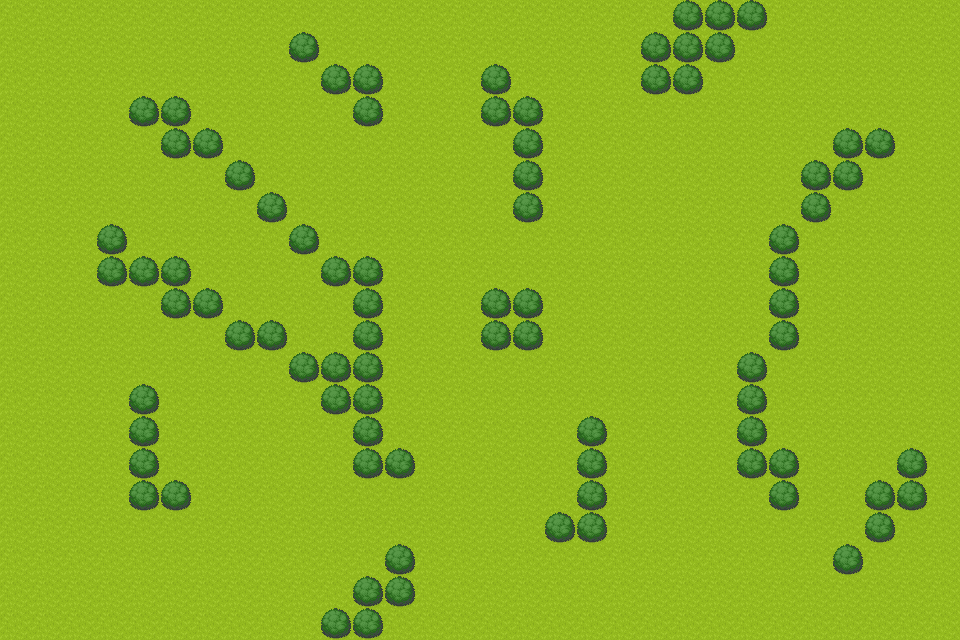

The image is a tile-based game level rendered from a .tmx file. Its description and complete source (layers, tilesets, objects, tile grids) follow:
An orthogonal 30x20 tile map with 32x32 px tiles, 2 tile layers (Calque de Tuiles 1, walls).

<map version="1.10" tiledversion="1.11.2" orientation="orthogonal" renderorder="right-down" width="30" height="20" tilewidth="32" tileheight="32" infinite="0" nextlayerid="3" nextobjectid="1">
 <tileset firstgid="44" source="BaseChip.tsx" />
 <layer id="1" name="Calque de Tuiles 1" width="30" height="20">
  <data encoding="csv">
44,44,44,44,44,44,44,44,44,44,44,44,44,44,44,44,44,44,44,44,44,44,44,44,44,44,44,44,44,44,
44,44,44,44,44,44,44,44,44,44,44,44,44,44,44,44,44,44,44,44,44,44,44,44,44,44,44,44,44,44,
44,44,44,44,44,44,44,44,44,44,44,44,44,44,44,44,44,44,44,44,44,44,44,44,44,44,44,44,44,44,
44,44,44,44,44,44,44,44,44,44,44,44,44,44,44,44,44,44,44,44,44,44,44,44,44,44,44,44,44,44,
44,44,44,44,44,44,44,44,44,44,44,44,44,44,44,44,44,44,44,44,44,44,44,44,44,44,44,44,44,44,
44,44,44,44,44,44,44,44,44,44,44,44,44,44,44,44,44,44,44,44,44,44,44,44,44,44,44,44,44,44,
44,44,44,44,44,44,44,44,44,44,44,44,44,44,44,44,44,44,44,44,44,44,44,44,44,44,44,44,44,44,
44,44,44,44,44,44,44,44,44,44,44,44,44,44,44,44,44,44,44,44,44,44,44,44,44,44,44,44,44,44,
44,44,44,44,44,44,44,44,44,44,44,44,44,44,44,44,44,44,44,44,44,44,44,44,44,44,44,44,44,44,
44,44,44,44,44,44,44,44,44,44,44,44,44,44,44,44,44,44,44,44,44,44,44,44,44,44,44,44,44,44,
44,44,44,44,44,44,44,44,44,44,44,44,44,44,44,44,44,44,44,44,44,44,44,44,44,44,44,44,44,44,
44,44,44,44,44,44,44,44,44,44,44,44,44,44,44,44,44,44,44,44,44,44,44,44,44,44,44,44,44,44,
44,44,44,44,44,44,44,44,44,44,44,44,44,44,44,44,44,44,44,44,44,44,44,44,44,44,44,44,44,44,
44,44,44,44,44,44,44,44,44,44,44,44,44,44,44,44,44,44,44,44,44,44,44,44,44,44,44,44,44,44,
44,44,44,44,44,44,44,44,44,44,44,44,44,44,44,44,44,44,44,44,44,44,44,44,44,44,44,44,44,44,
44,44,44,44,44,44,44,44,44,44,44,44,44,44,44,44,44,44,44,44,44,44,44,44,44,44,44,44,44,44,
44,44,44,44,44,44,44,44,44,44,44,44,44,44,44,44,44,44,44,44,44,44,44,44,44,44,44,44,44,44,
44,44,44,44,44,44,44,44,44,44,44,44,44,44,44,44,44,44,44,44,44,44,44,44,44,44,44,44,44,44,
44,44,44,44,44,44,44,44,44,44,44,44,44,44,44,44,44,44,44,44,44,44,44,44,44,44,44,44,44,44,
44,44,44,44,44,44,44,44,44,44,44,44,44,44,44,44,44,44,44,44,44,44,44,44,44,44,44,44,44,44
</data>
 </layer>
 <layer id="2" name="walls" width="30" height="20">
  <data encoding="csv">
0,0,0,0,0,0,0,0,0,0,0,0,0,0,0,0,0,0,0,0,0,85,85,85,0,0,0,0,0,0,
0,0,0,0,0,0,0,0,0,85,0,0,0,0,0,0,0,0,0,0,85,85,85,0,0,0,0,0,0,0,
0,0,0,0,0,0,0,0,0,0,85,85,0,0,0,85,0,0,0,0,85,85,0,0,0,0,0,0,0,0,
0,0,0,0,85,85,0,0,0,0,0,85,0,0,0,85,85,0,0,0,0,0,0,0,0,0,0,0,0,0,
0,0,0,0,0,85,85,0,0,0,0,0,0,0,0,0,85,0,0,0,0,0,0,0,0,0,85,85,0,0,
0,0,0,0,0,0,0,85,0,0,0,0,0,0,0,0,85,0,0,0,0,0,0,0,0,85,85,0,0,0,
0,0,0,0,0,0,0,0,85,0,0,0,0,0,0,0,85,0,0,0,0,0,0,0,0,85,0,0,0,0,
0,0,0,85,0,0,0,0,0,85,0,0,0,0,0,0,0,0,0,0,0,0,0,0,85,0,0,0,0,0,
0,0,0,85,85,85,0,0,0,0,85,85,0,0,0,0,0,0,0,0,0,0,0,0,85,0,0,0,0,0,
0,0,0,0,0,85,85,0,0,0,0,85,0,0,0,85,85,0,0,0,0,0,0,0,85,0,0,0,0,0,
0,0,0,0,0,0,0,85,85,0,0,85,0,0,0,85,85,0,0,0,0,0,0,0,85,0,0,0,0,0,
0,0,0,0,0,0,0,0,0,85,85,85,0,0,0,0,0,0,0,0,0,0,0,85,0,0,0,0,0,0,
0,0,0,0,85,0,0,0,0,0,85,85,0,0,0,0,0,0,0,0,0,0,0,85,0,0,0,0,0,0,
0,0,0,0,85,0,0,0,0,0,0,85,0,0,0,0,0,0,85,0,0,0,0,85,0,0,0,0,0,0,
0,0,0,0,85,0,0,0,0,0,0,85,85,0,0,0,0,0,85,0,0,0,0,85,85,0,0,0,85,0,
0,0,0,0,85,85,0,0,0,0,0,0,0,0,0,0,0,0,85,0,0,0,0,0,85,0,0,85,85,0,
0,0,0,0,0,0,0,0,0,0,0,0,0,0,0,0,0,85,85,0,0,0,0,0,0,0,0,85,0,0,
0,0,0,0,0,0,0,0,0,0,0,0,85,0,0,0,0,0,0,0,0,0,0,0,0,0,85,0,0,0,
0,0,0,0,0,0,0,0,0,0,0,85,85,0,0,0,0,0,0,0,0,0,0,0,0,0,0,0,0,0,
0,0,0,0,0,0,0,0,0,0,85,85,0,0,0,0,0,0,0,0,0,0,0,0,0,0,0,0,0,0
</data>
 </layer>
</map>
